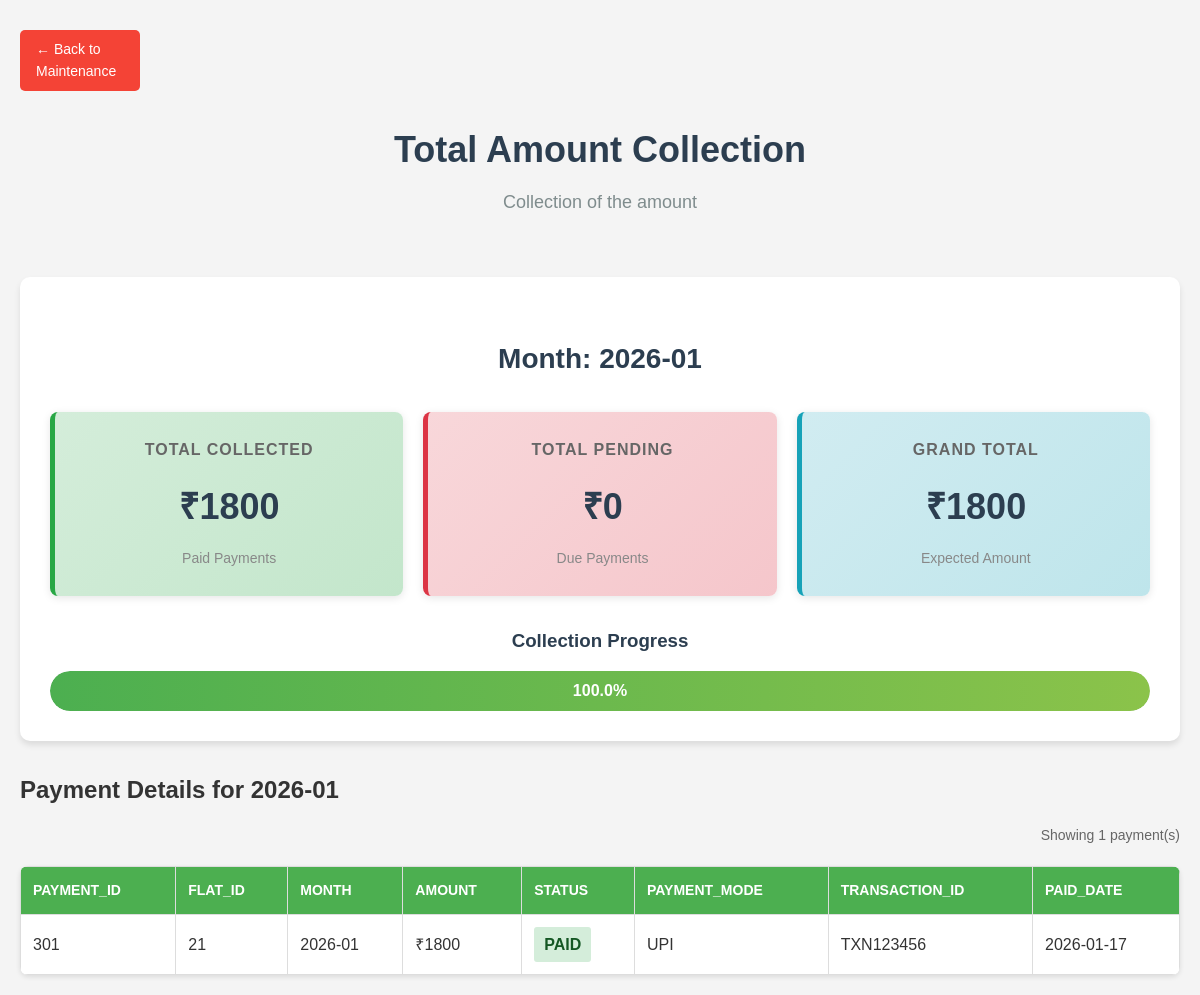
The page /total/amount (signed in) on the database its author committed.
### tables this page shows
CREATE TABLE payments (
    payment_id INTEGER PRIMARY KEY AUTOINCREMENT,
    flat_id INTEGER,
    month TEXT,    
    amount INTEGER,
    status TEXT,   
    payment_mode TEXT,  
    transaction_id TEXT,
    paid_date TEXT,
    FOREIGN KEY(flat_id) REFERENCES flats(flat_id));

### app.py (the view)
@app.route("/total/amount", methods=['GET'])
@admin_required
def get_total_amount():
    conn = db_connection()
    cursor = conn.cursor()
    cursor.execute('SELECT month FROM payments ORDER BY month DESC LIMIT 1')
    recent_month_row = cursor.fetchone()
    if not recent_month_row:
        conn.close()
        return render_template("total_amount.html", recent_month=None, total_collected=0, total_due=0, grand_total=0, flats=[])
    recent_month = recent_month_row['month']
    cursor.execute('SELECT * FROM payments WHERE month = ? ORDER BY flat_id', (recent_month,))
    flats = cursor.fetchall()
    cursor.execute('''
        SELECT
            SUM(CASE WHEN status = 'PAID' THEN amount ELSE 0 END) as collected,
            SUM(CASE WHEN status = 'DUE' THEN amount ELSE 0 END) as due,
            SUM(amount) as total
        FROM payments
        WHERE month = ?
    ''', (recent_month,))
    totals = cursor.fetchone()
    conn.close()
    return render_template("total_amount.html",
                         recent_month=recent_month,
                         total_collected=totals['collected'] or 0,
                         total_due=totals['due'] or 0,
                         grand_total=totals['total'] or 0,
                         flats=flats)

### app.py (called while the page is built)
def db_connection():
    conn = sqlite3.connect(database)
    conn.row_factory = sqlite3.Row
    return conn

def admin_required(f):
    @wraps(f)
    def decorated_function(*args, **kwargs):
        if 'user_id' not in session:
            return redirect(url_for('login'))
        if session.get('user_type') != 'admin':
            return redirect(url_for('resident_home'))
        return f(*args, **kwargs)
    return decorated_function

### templates/total_amount.html (shortened to what this page needs)
<!DOCTYPE html>
<html lang="en">
<head>
    <link rel="stylesheet" href="{{ url_for('static', filename='css/style.css') }}">
</head>
<body>
    <div class="container">
        <a href="/maintenance" class="back-button">← Back to Maintenance</a>
        <div class="page-header">
                     <h1>Total Amount Collection</h1>
                    <p class="subtitle">Collection of the amount</p>
                </div>
        {% if recent_month %}
        <div class="summary-container">
            <h2>Month: {{ recent_month }}</h2>
            <div class="summary-cards">
                <div class="summary-card collected">
                    <h3>Total Collected</h3>
                    <p class="amount">₹{{ total_collected }}</p>
                    <span class="label">Paid Payments</span>
                </div>
                <div class="summary-card pending">
                    <h3>Total Pending</h3>
                    <p class="amount">₹{{ total_due }}</p>
                    <span class="label">Due Payments</span>
                </div>
                <div class="summary-card total">
                    <h3>Grand Total</h3>
                    <p class="amount">₹{{ grand_total }}</p>
                    <span class="label">Expected Amount</span>
                </div>
            </div>
            <div class="progress-container">
                <h3>Collection Progress</h3>
                <div class="progress-bar">
                    <div class="progress-fill" style="width: {{ (total_collected / grand_total * 100) if grand_total > 0 else 0 }}%">
                        {{ "%.1f"|format((total_collected / grand_total * 100) if grand_total > 0 else 0) }}%
                    </div>
                </div>
            </div>
        </div>
        <h2>Payment Details for {{ recent_month }}</h2>
        <div class="table-info">
            <p>Showing {{ flats|length }} payment(s)</p>
        </div>
        <table>
            <thead>
                <tr>
                    {% for column in flats[0].keys() %}
                    <th>{{ column }}</th>
                    {% endfor %}
                </tr>
            </thead>
            <tbody>
                {% for row in flats %}
                <tr>
                    {% for key in row.keys() %}
                        {% if key == 'status' %}
                            <td>
                                {% if row[key] == 'PAID' %}
                                    <span class="status-paid">{{ row[key] }}</span>
                                {% else %}
                                    <span class="status-due">{{ row[key] }}</span>
                                {% endif %}
                            </td>
                        {% elif key == 'amount' %}
                            <td>₹{{ row[key] }}</td>
                        {% else %}
                            <td>{{ row[key] }}</td>
                        {% endif %}
                    {% endfor %}
                </tr>
                {% endfor %}
            </tbody>
        </table>
        {% else %}
        <p class="no-data-message">No payment data available.</p>
        {% endif %}
    </div>
</body>
</html>

### static/css/style.css (style rules this page uses)
* { margin: 0; padding: 0; box-sizing: border-box; }
body { font-family: Arial, sans-serif; line-height: 1.6; color: #333; background-color: #f4f4f4; }
.container { max-width: 1200px; margin: 0 auto; padding: 20px; }
h1 { color: #333; text-align: center; margin-bottom: 20px; }
h2 { color: #333; margin-top: 30px; margin-bottom: 15px; }
.back-button { background-color: #f44336; padding: 8px 16px; font-size: 14px; width: 120px; display: inline-block; margin: 10px 0; text-decoration: none; color: white; border-radius: 5px; transition: background-color 0.3s ease; }
table { width: 100%; border-collapse: collapse; margin-top: 20px; background-color: white; box-shadow: 0 2px 5px rgba(0,0,0,0.1); border-radius: 8px; overflow: hidden; }
th, td { border: 1px solid #ddd; padding: 12px; text-align: left; }
th { background-color: #4CAF50; color: white; font-weight: bold; text-transform: uppercase; font-size: 14px; }
.status-paid { background-color: #d4edda; color: #155724; padding: 5px 10px; border-radius: 3px; font-weight: bold; display: inline-block; }
.page-header { text-align: center; margin-bottom: 40px; padding: 20px; }
.page-header h1 { font-size: 36px; color: #2c3e50; margin-bottom: 10px; }
.page-header .subtitle { font-size: 18px; color: #7f8c8d; margin: 0; }
.summary-container { background-color: white; padding: 30px; border-radius: 10px; box-shadow: 0 4px 6px rgba(0,0,0,0.1); margin: 30px 0; }
.summary-container h2 { text-align: center; color: #2c3e50; margin-bottom: 30px; font-size: 28px; }
.summary-cards { display: grid; grid-template-columns: repeat(auto-fit, minmax(250px, 1fr)); gap: 20px; margin-bottom: 30px; }
.summary-card { padding: 25px; border-radius: 8px; text-align: center; box-shadow: 0 2px 8px rgba(0,0,0,0.1); transition: transform 0.3s ease; }
.summary-card.collected { background: linear-gradient(135deg, #d4edda 0%, #c3e6cb 100%); border-left: 5px solid #28a745; }
.summary-card.pending { background: linear-gradient(135deg, #f8d7da 0%, #f5c6cb 100%); border-left: 5px solid #dc3545; }
.summary-card.total { background: linear-gradient(135deg, #d1ecf1 0%, #bee5eb 100%); border-left: 5px solid #17a2b8; }
.summary-card h3 { margin: 0 0 15px 0; font-size: 16px; color: #666; text-transform: uppercase; letter-spacing: 1px; }
.summary-card .amount { font-size: 36px; font-weight: bold; margin: 10px 0; color: #2c3e50; }
.summary-card .label { font-size: 14px; color: #888; }
.progress-container { margin-top: 30px; }
.progress-container h3 { text-align: center; margin-bottom: 15px; color: #2c3e50; }
.progress-bar { width: 100%; height: 40px; background-color: #e9ecef; border-radius: 20px; overflow: hidden; position: relative; }
.progress-fill { height: 100%; background: linear-gradient(90deg, #4CAF50 0%, #8BC34A 100%); display: flex; align-items: center; justify-content: center; color: white; font-weight: bold; font-size: 16px; transition: width 0.5s ease; border-radius: 20px; }
.table-info { text-align: right; margin: 10px 0; color: #666; font-size: 14px; }

### rows shown on the page
payments: month "2026-01", payment_id "301" "21" "2026-01" "UPI" "TXN123456" "2026-01-17", amount "1800", status "PAID"

### other values the page prints
{{ total_collected }} "1800"
{{ total_due }} "0"
{{ grand_total }} "1800"
{{ flats|length }} "1"
{{ column }} "PAYMENT_ID" "FLAT_ID" "MONTH" "AMOUNT" "STATUS" "PAYMENT_MODE" "TRANSACTION_ID" "PAID_DATE"
